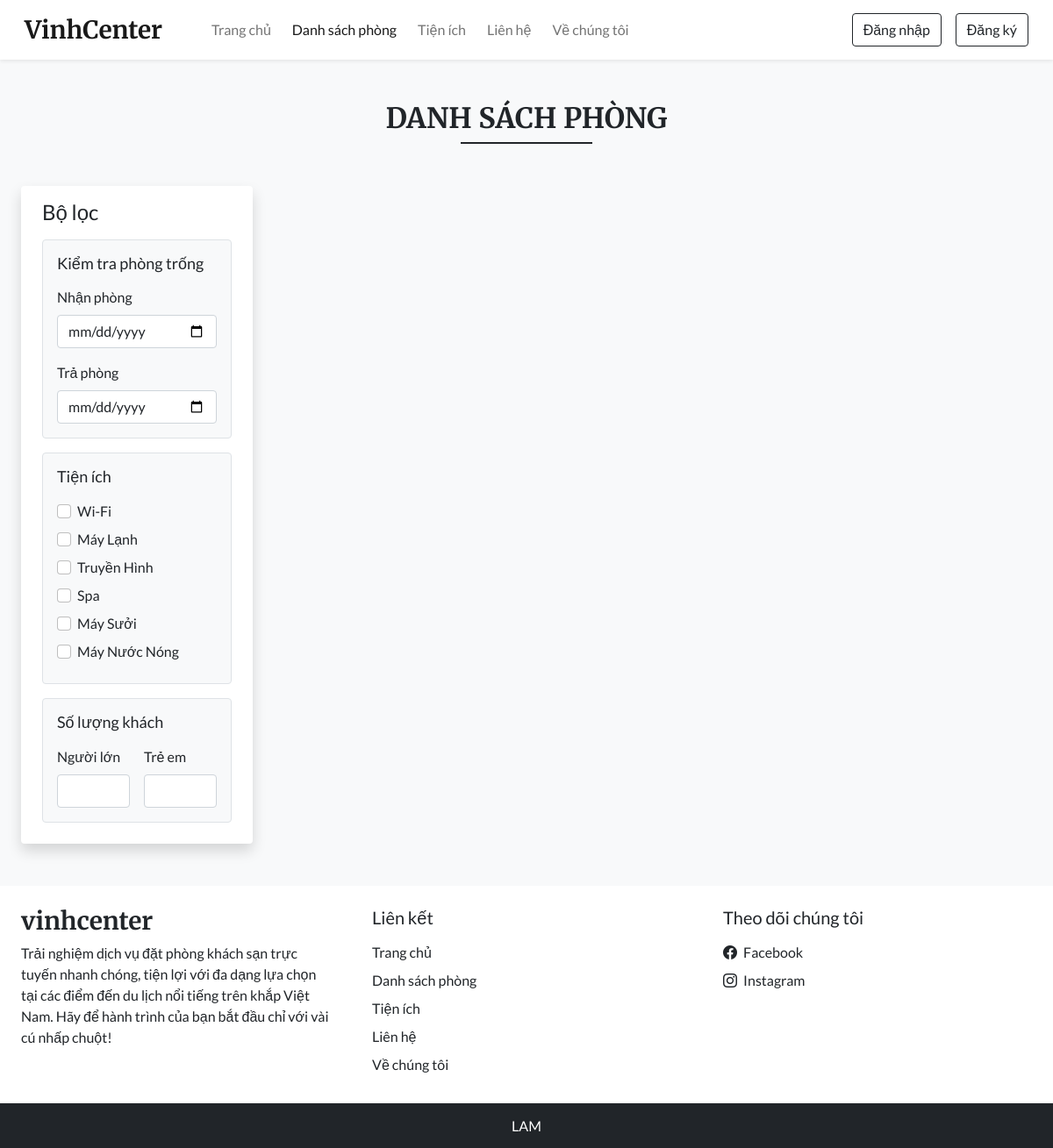
The page /rooms.php on the database its author committed.
### tables this page shows
CREATE TABLE `facilities` (
  `id` int(11) NOT NULL,
  `icon` varchar(100) NOT NULL,
  `name` varchar(50) NOT NULL,
  `description` varchar(250) NOT NULL
);

CREATE TABLE `settings` (
  `sr_no` int(11) NOT NULL,
  `site_title` varchar(50) NOT NULL,
  `site_about` varchar(250) NOT NULL,
  `shutdown` tinyint(1) NOT NULL
);

### inc/db_config.php (called while the page is built, shortened)
<?php
  function selectAll($table) {
    $con = $GLOBALS['con'];
    $res = mysqli_query($con, "SELECT * FROM $table");
    return $res;
  }
  function select($sql, $values, $datatypes) {
    $con = $GLOBALS['con'];
    if($stmt = mysqli_prepare($con, $sql)){
      mysqli_stmt_bind_param($stmt, $datatypes, ...$values);
      if(mysqli_stmt_execute($stmt)){
        $res = mysqli_stmt_get_result($stmt);
        return $res;
      }
      else{
        mysqli_stmt_close($stmt);
        die("Query cannot be executed - Execute");
      }
    }
    else{
      die("Query cannot be executed - Select");
    }
  }
?>

### rooms.php (the view, shortened to what this page needs)
<!DOCTYPE html>
<html lang="en">
<head>
  <?php require('inc/links.php'); ?>
</head>
<body class="bg-light">
  <?php
    require('inc/header.php');
    $checkin_default="";
    $checkout_default="";
    $adult_default="";
    $children_default="";
  ?>
  <div class="my-5 px-4">
    <h2 class="fw-bold h-font text-center">DANH SÁCH PHÒNG</h2>
    <div class="h-line bg-dark"></div>
  </div>
  <div class="container-fluid">
    <div class="row">
      <div class="col-lg-3 col-md-12 mb-lg-0 mb-4 ps-4">
        <nav class="navbar navbar-expand-lg navbar-light bg-white rounded shadow">
          <div class="container-fluid flex-lg-column align-items-stretch">
            <h4 class="mt-2">Bộ lọc</h4>
            <div class="collapse navbar-collapse flex-column align-items-stretch mt-2" id="filterDropdown">
              <div class="border bg-light p-3 rounded mb-3">
                <h5 class="d-flex align-items-center justify-content-between mb-3" style="font-size: 18px;">
                  <span>Kiểm tra phòng trống</span>
                </h5>
                <label class="form-label">Nhận phòng</label>
                <input type="date" class="form-control shadow-none mb-3" value="<?php echo $checkin_default ?>" id="checkin" onchange="chk_avail_filter()">
                <label class="form-label">Trả phòng</label>
                <input type="date" class="form-control shadow-none" value="<?php echo $checkout_default ?>"  id="checkout" onchange="chk_avail_filter()">
              </div>
              <div class="border bg-light p-3 rounded mb-3">
                <h5 class="d-flex align-items-center justify-content-between mb-3" style="font-size: 18px;">
                  <span>Tiện ích</span>
                </h5>
                <?php
                  $facilities_q = selectAll('facilities');
                  while($row = mysqli_fetch_assoc($facilities_q))
                  {
                    echo<<<facilities
                      <div class="mb-2">
                        <input type="checkbox" onclick="fetch_rooms()" name="facilities" value="$row[id]" class="form-check-input shadow-none me-1" id="$row[id]">
                        <label class="form-check-label" for="$row[id]">$row[name]</label>
                      </div>
                    facilities;
                  }
                ?>
              </div>
              <div class="border bg-light p-3 rounded mb-3">
                <h5 class="d-flex align-items-center justify-content-between mb-3" style="font-size: 18px;">
                  <span>Số lượng khách</span>
                </h5>
                <div class="d-flex">
                  <div class="me-3">
                    <label class="form-label">Người lớn</label>
                    <input type="number" min="1" id="adults" value="<?php echo $adult_default ?>" oninput="guests_filter()" class="form-control shadow-none">
                  </div>
                  <div>
                    <label class="form-label">Trẻ em</label>
                    <input type="number" min="1" id="children" value="<?php echo $children_default ?>" oninput="guests_filter()" class="form-control shadow-none">
                  </div>
                </div>
              </div>
            </div>
          </div>
        </nav>
      </div>
      <div class="col-lg-9 col-md-12 px-4" id="rooms-data">
      </div>
    </div>
  </div>
  <?php require('inc/footer.php'); ?>
</body>
</html>

### inc/footer.php (shortened to what this page needs)
<div class="container-fluid bg-white mt-5">
  <div class="row">
    <div class="col-lg-4 p-4">
      <h3 class="h-font fw-bold fs-3 mb-2"><?php echo $settings_r['site_title'] ?></h3>
      <p>
        <?php echo $settings_r['site_about'] ?>
      </p>
    </div>
    <div class="col-lg-4 p-4">
      <h5 class="mb-3">Liên kết</h5>
      <a href="index.php" class="d-inline-block mb-2 text-dark text-decoration-none">Trang chủ</a> <br>
      <a href="rooms.php" class="d-inline-block mb-2 text-dark text-decoration-none">Danh sách phòng</a> <br>
      <a href="facilities.php" class="d-inline-block mb-2 text-dark text-decoration-none">Tiện ích</a> <br>
      <a href="contact.php" class="d-inline-block mb-2 text-dark text-decoration-none">Liên hệ</a> <br>
      <a href="about.php" class="d-inline-block mb-2 text-dark text-decoration-none">Về chúng tôi</a>
    </div>
    <div class="col-lg-4 p-4">
        <h5 class="mb-3">Theo dõi chúng tôi</h5>
        <a href="<?php echo $contact_r['fb'] ?>" class="d-inline-block text-dark text-decoration-none mb-2">
          <i class="bi bi-facebook me-1"></i> Facebook
        </a><br>
        <a href="<?php echo $contact_r['insta'] ?>" class="d-inline-block text-dark text-decoration-none">
          <i class="bi bi-instagram me-1"></i> Instagram
        </a><br>
    </div>
  </div>
</div>
<h6 class="text-center bg-dark text-white p-3 m-0">LAM</h6>

### css/common.css (style rules this page uses)
:root { --teal: #2D6A4F; --teal_hover: #2D6A4F; }
* { font-family: 'Lato', sans-serif; }
.h-font { font-family: 'Merriweather', serif; }
input[type=number] { -moz-appearance: textfield; }
.h-line { width: 150px; margin: 0 auto; height: 1.7px; }

### rows shown on the page
facilities: name "Wi-Fi"
facilities: name "Máy Lạnh"
facilities: name "Truyền Hình"
facilities: name "Spa"
facilities: name "Máy Sưởi"
facilities: name "Máy Nước Nóng"
settings: site_title "vinhcenter", site_about "Trải nghiệm dịch vụ đặt phòng khách sạn trực tuyến nhanh chóng, tiện lợi với đa dạng lựa chọn tại các điểm đến du lịch nổi tiếng trên khắp Việt Nam. Hãy để hành trình của bạn bắt đầu chỉ với vài cú nhấp chuột!"
